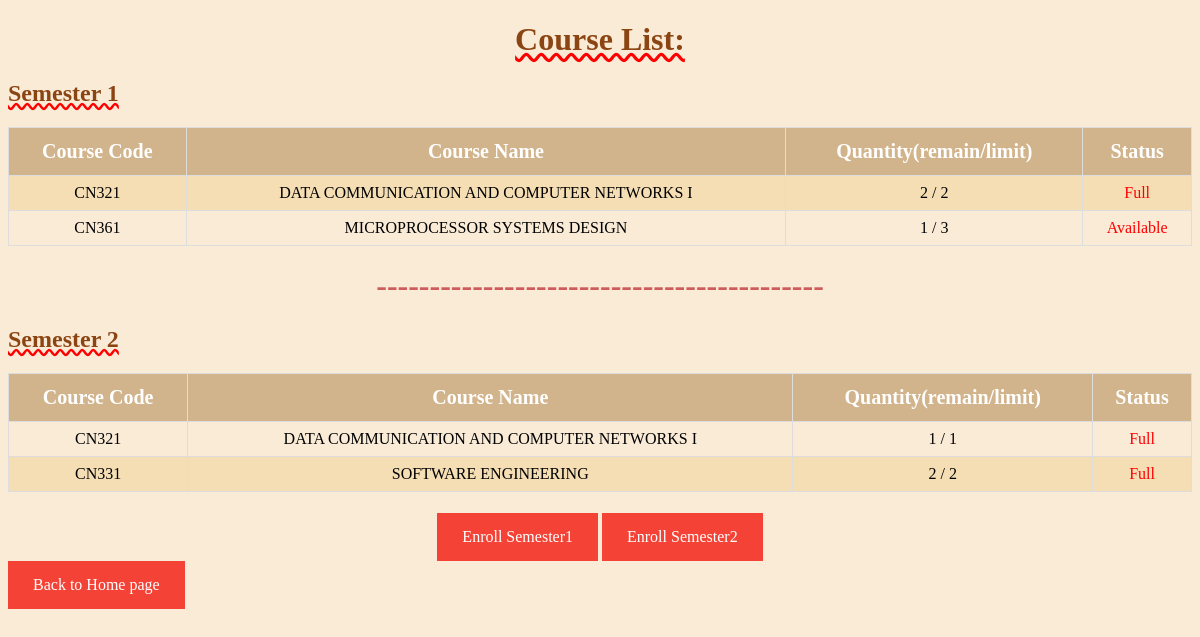
/registers/ (signed in), run on the app's committed database.
### registers/models.py (models this page shows, shortened)
class Course(models.Model):
    course = models.ForeignKey(Subject, on_delete=models.CASCADE)
    semester = models.CharField(max_length=64)
    year = models.CharField(max_length=64)
    seat = models.PositiveIntegerField(default=0)
    current_seat = models.PositiveIntegerField(default=0)
    q_status = models.CharField(max_length=64, choices=[('Available', 'Available'), ('Full', 'Full')], default="Available")
    status = models.BooleanField(default=True)
    class Meta:
        unique_together = ['course', 'semester', 'year']

class Subject(models.Model):
    subject_id = models.CharField(max_length=64, primary_key=True)
    subject_name = models.CharField(max_length=64)

### registers/views.py (the view)
# urls.py: path('', views.index, name='index'),
def index(request):
    if not request.user.is_authenticated:
        return render(request, 'users/login.html')
    else:
        subjects = Course.objects.filter(status=True)
        return render(request, 'registers/index.html',{
            'subjects' : subjects
        })

### registers/templates/registers/index.html (shortened to what this page needs)
{% extends 'registers/layout.html' %}
{% block body %}
<h1 style="color:SaddleBrown;"><u class="spelling-error">Course List:</u></h1>
<h2 style="color:SaddleBrown;"><u class="spelling-error">Semester 1</u></h2>
<table id="customers">
    <tr>
        <th style="font-size:125%;"><center> Course Code </center></th>
        <th style="font-size:125%;"><center> Course Name </center></th>
        <th style="font-size:125%;"><center> Quantity(remain/limit) </center></th>
        <th style="font-size:125%;"><center> Status </center></th>
    </tr>
<ul>
    {% for subject in subjects %}
    <tr>
       {% if subject.semester == '1' %}
       <td>{{ subject.course.subject_id }}</td>
       <td>{{ subject.course.subject_name }}</td>
       <td>{{ subject.current_seat }} / {{ subject.seat }}</td>
       <td style="color:red;" >{{ subject.q_status }}</td>
       {% endif %}
    </tr>
    {% endfor %}
</ul>
</table>
<center>
<h1 style="color:IndianRed;">------------------------------------------</h1>
</center>
<h2 style="color:SaddleBrown;"><u class="spelling-error">Semester 2</u></h2>
<table id="customers">
    <tr>
        <th style="font-size:125%;"><center> Course Code </center></th>
        <th style="font-size:125%;"><center> Course Name </center></th>
        <th style="font-size:125%;"><center> Quantity(remain/limit) </center></th>
        <th style="font-size:125%;"><center> Status </center></th>
    </tr>
<ul>
    {% for subject in subjects %}
    <tr>
       {% if subject.semester == '2' %}
       <td>{{ subject.course.subject_id }}</td>
       <td>{{ subject.course.subject_name }}</td>
       <td>{{ subject.current_seat }} / {{ subject.seat }}</td>
       <td style="color:red;" >{{ subject.q_status }}</td>
       {% endif %}
    </tr>
    {% endfor %}
</ul>
</table>
<center>
<a href="{% url 'registers:quota_request' %}">Enroll Semester1</a>
<a href="{% url 'registers:quota_semester2' %}">Enroll Semester2</a>
</center>
<a href="{% url 'users:index' %}" >Back to Home page</a>
{% endblock %}

### registers/templates/registers/layout.html (shortened to what this page needs)
<!DOCTYPE html>
<html lang='en'>
    <head>
    </head>
    <body style="background-color:AntiqueWhite">
        {% block body %}
        {% endblock %}
    </body>
</html>

### registers/templates/registers/layout.html (style rules this page uses)
h1 { text-align: center; }
a:link, a:visited { background-color: #f44336; color: white; padding: 15px 25px; text-align: center; text-decoration: none; display: inline-block; }
table, td, th ,tr { border: 1px solid #ddd; text-align: center; }
table { border-collapse: collapse; width: 100%; }
th, td { padding: 15px; }
.spelling-error { text-decoration-line: underline; text-decoration-style: wavy; text-decoration-color: red; }
#customers td, #customers th { border: 1px solid #ddd; padding: 8px; }
#customers tr:nth-child(even) { background-color: #F5DEB3; }
#customers th { padding-top: 12px; padding-bottom: 12px; text-align: left; background-color: #D2B48C; color: white }

### data on the page
Course: course.subject_id "CN321", course.subject_name "DATA COMMUNICATION AND COMPUTER NETWORKS I", current_seat "2", seat "2", q_status "Full"
Course: course.subject_id "CN361", course.subject_name "MICROPROCESSOR SYSTEMS DESIGN", current_seat "1", seat "3", q_status "Available"
Course: course.subject_id "CN321", course.subject_name "DATA COMMUNICATION AND COMPUTER NETWORKS I", current_seat "1", seat "1", q_status "Full"
Course: course.subject_id "CN331", course.subject_name "SOFTWARE ENGINEERING", current_seat "2", seat "2", q_status "Full"
